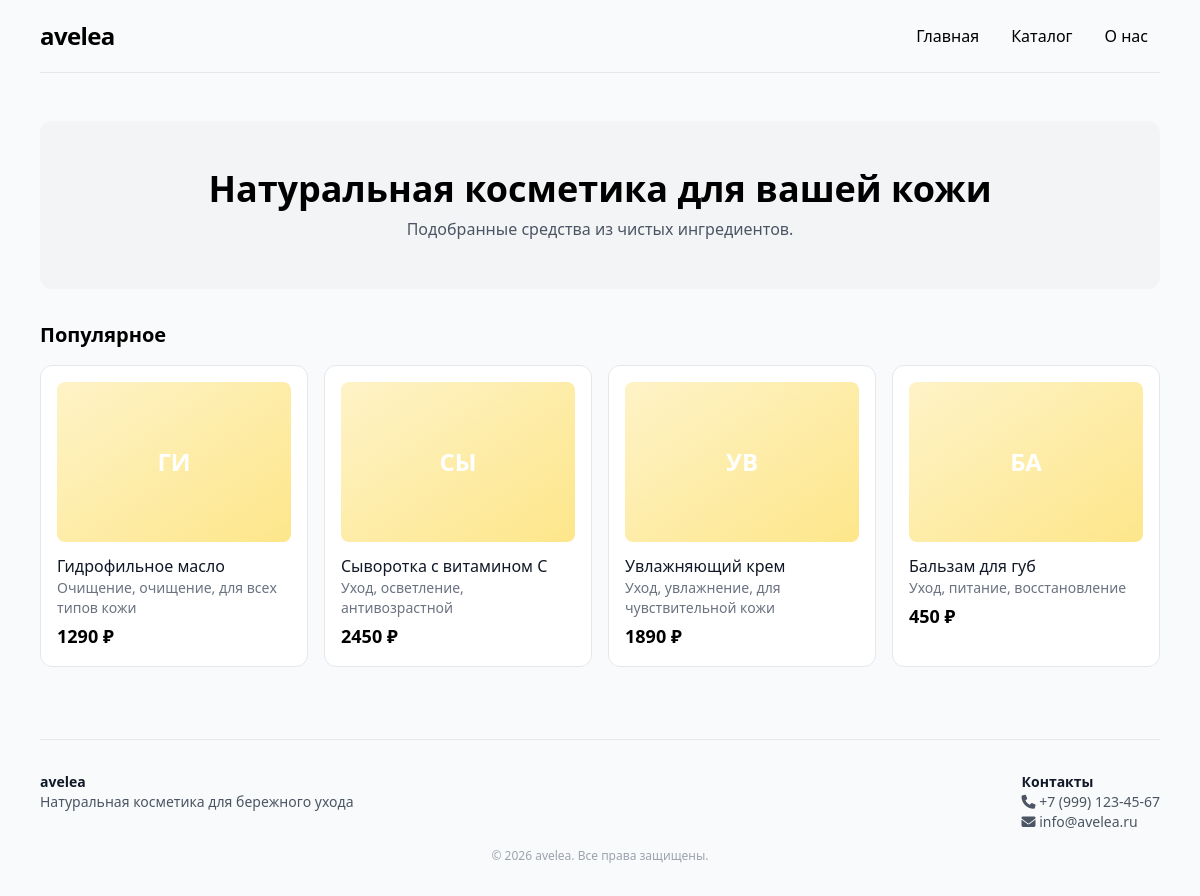
Before: / with the older database file.
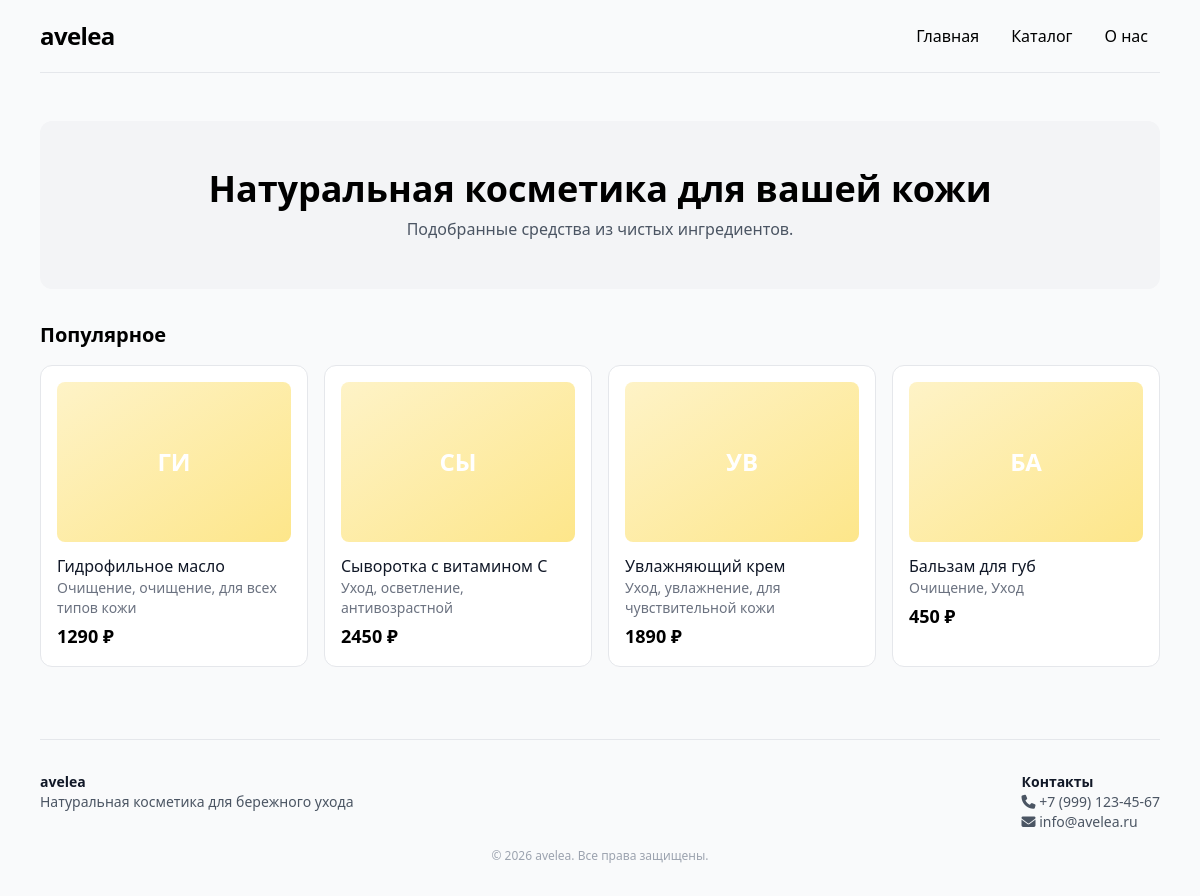
After: the same page with the newer database file.
### app/models.py (models this page shows)
class Product(Base):
    __tablename__ = "products"
    id = Column(Integer, primary_key=True, index=True)
    name = Column(String(200), nullable=False)
    category = Column(String(300), nullable=True)
    brand = Column(String(100), nullable=True)
    price = Column(Integer, nullable=False)
    popular = Column(Boolean, default=False)
    description = Column(Text, nullable=True)
    volume = Column(String(50), nullable=True)
    image = Column(String(200), nullable=True)
    tags = Column(String(200), nullable=True)

### app/main.py (the view)
@app.get("/", response_class=HTMLResponse)
async def index(request: Request, db: Session = Depends(get_db)):
    popular = db.query(Product).filter(Product.popular == True).limit(6).all()
    return templates.TemplateResponse("index.html", {
        "request": request,
        "popular": popular,
    })

### app/templates/index.html
{% extends "base.html" %}
{% block content %}
<div class="text-center py-12 bg-gray-100 rounded-xl mb-8">
    <h1 class="text-3xl md:text-4xl font-semibold">Натуральная косметика для вашей кожи</h1>
    <p class="text-gray-600 mt-2">Подобранные средства из чистых ингредиентов.</p>
</div>
<h2 class="text-xl font-semibold mb-4">Популярное</h2>
<div class="grid grid-cols-2 md:grid-cols-3 lg:grid-cols-4 gap-4">
    {% for product in popular %}
    <a href="/product/{{ product.id }}"
       class="border border-gray-200 rounded-xl overflow-hidden hover:shadow-md transition bg-white p-4 block">
        {% if product.image %}
        <img src="{{ product.image }}" alt="{{ product.name }}"
             class="w-full h-40 object-cover rounded-lg mb-3">
        {% else %}
        <div class="w-full h-40 bg-gradient-to-br from-amber-100 to-amber-200 rounded-lg mb-3 flex items-center justify-center text-2xl font-bold text-white">
            {{ product.name[:2].upper() }}
        </div>
        {% endif %}
        <h3 class="font-medium text-gray-900">{{ product.name }}</h3>
        <p class="text-sm text-gray-500">
            {{ product.category.replace(',', ', ') if product.category else "" }}
        </p>
        <p class="text-lg font-semibold mt-1">{{ product.price|int }} ₽</p>
    </a>
    {% endfor %}
</div>
{% endblock %}

### app/templates/base.html (shortened to what this page needs)
<!DOCTYPE html>
<html lang="ru">
<head>
    <script src="https://cdn.tailwindcss.com"></script>
    <link rel="stylesheet" href="https://cdnjs.cloudflare.com/ajax/libs/font-awesome/6.7.1/css/all.min.css">
</head>
<body class="bg-gray-50">
    <div class="container mx-auto px-4 max-w-6xl">
        <nav class="flex flex-wrap items-center justify-between py-4 border-b border-gray-200 mb-6">
            <a href="/" class="text-2xl font-semibold tracking-tight hover:opacity-80">
                avelea
            </a>
            <div class="flex gap-1 sm:gap-2 flex-wrap items-center">
                <a href="/" class="px-3 py-2 rounded-lg hover:bg-gray-100 text-sm sm:text-base">Главная</a>
                <a href="/catalog" class="px-3 py-2 rounded-lg hover:bg-gray-100 text-sm sm:text-base">Каталог</a>
                <a href="/about" class="px-3 py-2 rounded-lg hover:bg-gray-100 text-sm sm:text-base">О нас</a>
            </div>
        </nav>
        <main class="py-6 min-h-[60vh]">
            {% block content %}{% endblock %}
        </main>
        <footer class="mt-12 py-8 border-t border-gray-200 text-sm text-gray-600">
            <div class="flex flex-wrap justify-between gap-6">
                <div>
                    <h4 class="font-semibold text-gray-900">avelea</h4>
                    <p>Натуральная косметика для бережного ухода</p>
                </div>
                <div>
                    <h4 class="font-semibold text-gray-900">Контакты</h4>
                    <p><i class="fas fa-phone"></i> +7 (999) 123-45-67</p>
                    <p><i class="fas fa-envelope"></i> info@avelea.ru</p>
                </div>
            </div>
            <div class="mt-4 text-center text-gray-400 text-xs">
                © 2026 avelea. Все права защищены.
            </div>
        </footer>
    </div>
</body>
</html>

Changed rows visible on the page:
changed Product "БА": category "Уход, питание, восстановление" → "Очищение, Уход"
